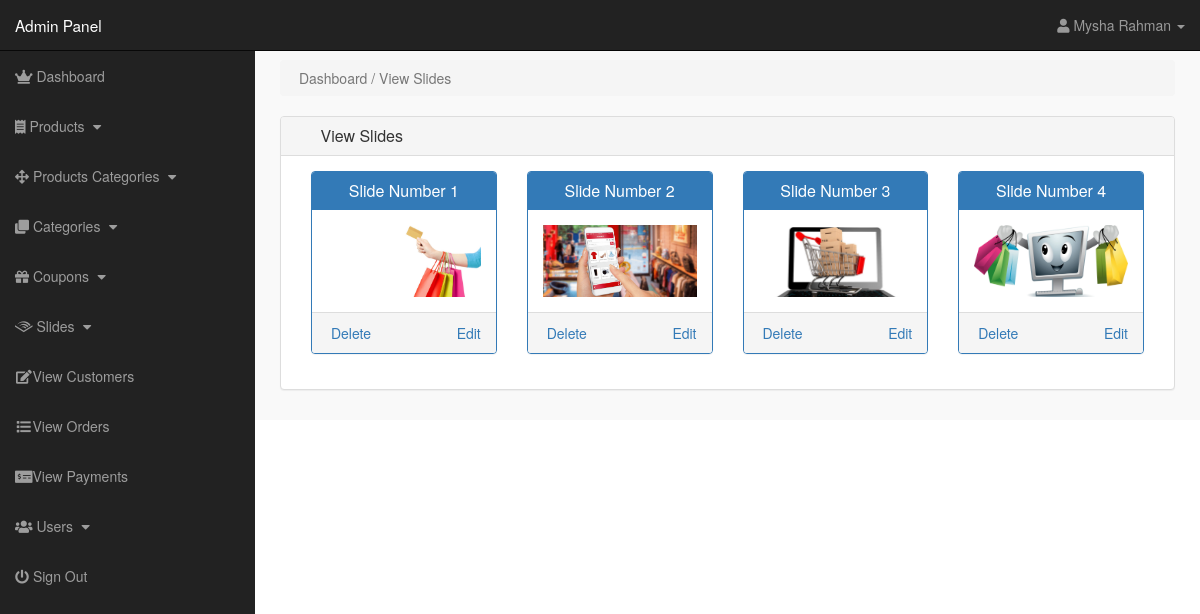
The page /admin/index.php?view_slides (signed in) on the database its author committed.
### tables this page shows
CREATE TABLE `slider` (
  `slide_id` int(11) NOT NULL,
  `slide_name` varchar(255) NOT NULL,
  `slide_image` text NOT NULL
);

### admin/view_slides.php (the view)
<?php
if(!isset($_SESSION['admin_email'])){
echo "<script>window.open('login.php','_self')</script>";
}
else {
?>
    <div class="row">
        <div class="col-lg-12">
            <ol class="breadcrumb">
                <li class="active">
                    <i class="fa fa-dashboard"></i> Dashboard / View Slides
                </li>
            </ol>
        </div>
    </div>
    <div class="row">
        <div class="col-lg-12">
            <div class="panel panel-default">
                <div class="panel-heading">
                    <h3 class="panel-title">
                        <i class="fa fa-money fa-fw"></i> View Slides
                    </h3>
                </div>
                <div class="panel-body">
                    <?php
$get_slides = "select * from slider";
$run_slides = mysqli_query($con,$get_slides);
while($row_slides=mysqli_fetch_array($run_slides)){
$slide_id = $row_slides['slide_id'];
$slide_name = $row_slides['slide_name'];
$slide_image = $row_slides['slide_image'];
?>
                        <div class="col-lg-3 col-md-3">
                            <div class="panel panel-primary">
                                <div class="panel-heading">
                                    <h3 class="panel-title" align="center">
                                        <?php echo $slide_name; ?>
                                    </h3>
                                </div>
                                <div class="panel-body">
                                    <img src="slides_images/<?php echo $slide_image; ?>" class="img-responsive">
                                </div>
                                <div class="panel-footer">
                                    <center>
                                        <a href="index.php?delete_slide=<?php echo $slide_id; ?>" class="pull-left">
<i class="fa fa-trash-o" ></i> Delete
</a>
                                        <a href="index.php?edit_slide=<?php echo $slide_id; ?>" class="pull-right">
<i class="fa fa-pencil" ></i> Edit
</a>
                                        <div class="clearfix">
                                        </div>
                                    </center>
                                </div>
                            </div>
                        </div>
                        <?php } ?>
                </div>
            </div>
        </div>
    </div>
    <?php } ?>

### admin/includes/sidebar.php (shortened to what this page needs)
<?php
if(!isset($_SESSION['admin_email'])){
    echo "<script>window.open('login.php', '_self')</script>";
}
else{
?>
    <nav class="navbar navbar-inverse navbar-fixed-top">
        <div class="navbar-header">
            <a href="index.php?dashboard" class="navbar-brand">Admin Panel</a>
        </div>
        <ul class="nav navbar-right top-nav">
            <li class="dropbox">
                <a href="#" class="dropdown-toggle" data-toggle="dropdown">
               <i class="fa fa-user"></i>
               <?php echo $admin_name; ?> <b class="caret"></b>
        </a>
        </li>
        </ul>
        <div class="collapse navbar-collapse navbar-ex1-collapse">
            <ul class="nav navbar-nav side-nav">
                <li>
                    <a href="index.php?dashboard">
<i class="fas fa-crown"></i> Dashboard
</a>
                </li>
                <li>
                    <a href="#" data-toggle="collapse" data-target="#products">
<i class="fas fa-receipt"></i> Products
<i class="fa fa-fw fa-caret-down"></i>
</a>
                </li>
                <li>
                    <a href="#" data-toggle="collapse" data-target="#p_cat">
<i class="fas fa-arrows-alt"></i> Products Categories
<i class="fa fa-fw fa-caret-down"></i>
</a>
                </li>
                <li>
                    <a href="#" data-toggle="collapse" data-target="#cat">
<i class="fas fa-clone"></i> Categories
<i class="fa fa-fw fa-caret-down"></i>
</a>
                </li>
                <li>
                    <a href="#" data-toggle="collapse" data-target="#coupons">
                        <i class="fas fa-gift"></i> Coupons
                        <i class="fa fa-fw fa-caret-down"></i>
                    </a>
                </li>
                <li>
                    <a href="#" data-toggle="collapse" data-target="#slides">
<i class="fab fa-audible"></i> Slides
<i class="fa fa-fw fa-caret-down"></i>
</a>
                </li>
                <li>
                    <a href="index.php?view_customers"><i class="fa fa-fw fa-edit"></i>View Customers</a>
                </li>
                <li>
                    <a href="index.php?view_orders"><i class="fa fa-fw fa-list"></i>View Orders</a>
                </li>
                <li>
                    <a href="index.php?view_payments"><i class="fas fa-money-check-alt"></i>View Payments</a>
                </li>
                <li>
                    <a href="#" data-toggle="collapse" data-target="#users">
                    <i class="fas fa-users"></i> Users
<i class="fa fa-fw fa-caret-down"></i>
</a>
                </li>
                <li>
                    <a href="logout.php"><i class="fas fa-power-off"></i> Sign Out</a>
                </li>
            </ul>
        </div>
    </nav>
    <?php } ?>

### styles/admin-style.css (style rules this page uses)
body { margin-top: 100px; }
@media (min-width: 768px) { body { margin-top: 50px; } }
.top-nav { padding: 0 15px; }
.top-nav > li { display: inline-block; float: left; }
.top-nav > li > a { padding-top: 15px; padding-bottom: 15px; line-height: 20px; color: #999; }
@media (min-width: 768px) { .side-nav { position: fixed; top: 51px; width: 255px; border-radius: 0; overflow-y: auto; background-color: #222; bottom: 0; overflow-x: hidden; padding-bottom: 40px; } }
@media (min-width: 768px) { .side-nav > li > a { width: 255px; } }
.panel-body { border-radius: 5px; }
a, li, ul, option, select, data-toggle, dropbox { -moz-transition: all 0.3s; -o-transition: all 0.3s; -webkit-transition: all 0.3s; }

### rows shown on the page
slider: slide_name "Slide Number 1", slide_image (picture)
slider: slide_name "Slide Number 2", slide_image (picture)
slider: slide_name "Slide Number 3", slide_image (picture)
slider: slide_name "Slide Number 4", slide_image (picture)

### other values the page prints
$admin_name "Mysha Rahman"
